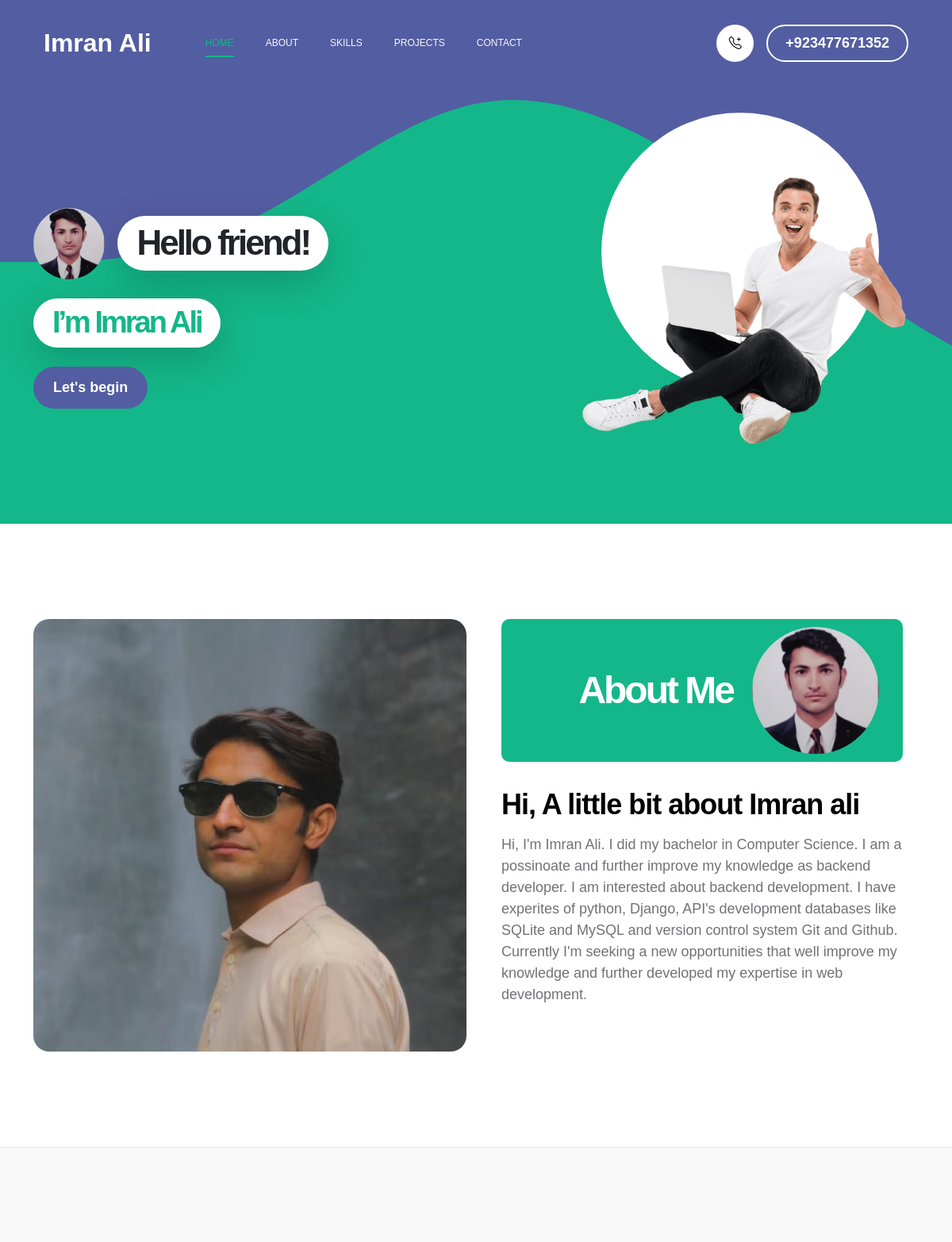
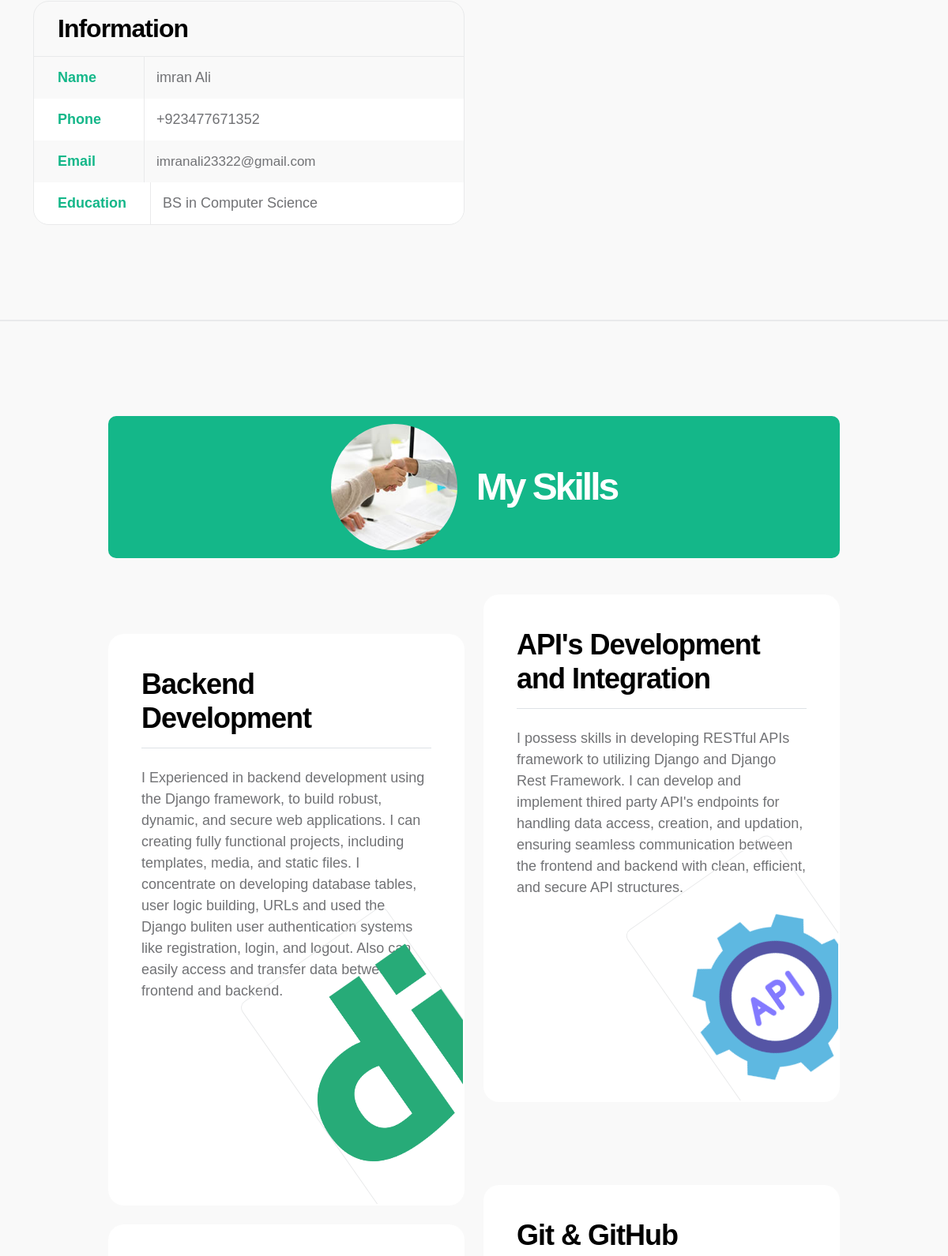
The page / (upper part) on the database its author committed (2 pictures, top to bottom).
### PortfolioApp/models.py (models this page shows, shortened)
class About(models.Model):
    title = models.CharField(max_length=255)
    content = models.TextField()
    image = models.ImageField(upload_to="profile_image/")

### PortfolioApp/views.py (the view)
# urls.py: path('', views.index, name='index'),
def index(request):
    about = models.About.objects.all()
    project = models.Project.objects.all()
    context = {
        'abouts': about,
        'project': project
    }
    return render(request, 'index.html', context)

### templates/index.html (shortened to what this page needs)
{% load static %}
<!doctype html>
<html lang="en">
    <head>
        <link href="static/css/bootstrap.min.css" rel="stylesheet">
        <link href="static/css/bootstrap-icons.css" rel="stylesheet">
        <link href="static/css/magnific-popup.css" rel="stylesheet">
        <link href="static/css/templatemo-first-portfolio-style.css" rel="stylesheet">
    </head>
    <body>
        <nav class="navbar navbar-expand-lg">
            <div class="container">
                <a href="index.html" class="navbar-brand mx-auto mx-lg-0">Imran Ali
                <div class="collapse navbar-collapse" id="navbarNav">
                    <ul class="navbar-nav ms-lg-5">
                        <li class="nav-item">
                            <a class="nav-link click-scroll" href="#section_1">Home</a>
                        </li>
                        <li class="nav-item">
                            <a class="nav-link click-scroll" href="#section_2">About</a>
                        </li>
                        <li class="nav-item">
                            <a class="nav-link click-scroll" href="#section_3">Skills</a>
                        </li>
                        <li class="nav-item">
                            <a class="nav-link click-scroll" href="#section_4">Projects</a>
                        </li>
                        <li class="nav-item">
                            <a class="nav-link click-scroll" href="#section_5">Contact</a>
                        </li>
                    </ul>
                    <div class="d-lg-flex align-items-center d-none ms-auto">
                        <i class="navbar-icon bi-telephone-plus me-3"></i>
                        <a class="custom-btn btn" href="#section_5">
                            +923477671352
                        </a>
                    </div>
                </div>
            </div>
        </nav>
        <main>
            <section class="hero d-flex justify-content-center align-items-center" id="section_1">
                <div class="container">
                    <div class="row">
                        <div class="col-lg-7 col-12">
                            <div class="hero-text">
                                {% for about in abouts %}
                                <div class="hero-title-wrap d-flex align-items-center mb-4">
                                    <img src="{{about.image.url}}" class="avatar-image avatar-image-large img-fluid" alt="">
                                    <h1 class="hero-title ms-3 mb-0">Hello friend!</h1>
                                </div>
                                {%endfor%}
                                <h2 class="mb-4">I’m Imran Ali</h2>
                                <p class="mb-4"><a class="custom-btn btn custom-link" href="#section_2">Let's begin</a></p>
                            </div>
                        </div>
                        <div class="col-lg-5 col-12 position-relative">
                            <img src="media/images/portrait-happy-excited-man-holding-laptop-computer.png" class="hero-image img-fluid" alt="">
                        </div>
                    </div>
                </div>
            </section>
            <section class="about section-padding" id="section_2">
                <div class="container">
                    <div class="row">
                        <div class="col-lg-6 col-12">
                            <img src="media/profile_image/ImranAli.jpeg" class="about-image img-fluid" alt="">
                        </div>
                        <div class="col-lg-6 col-12 mt-5 mt-lg-0">
                            <div class="about-thumb">
                                <div class="section-title-wrap d-flex justify-content-end align-items-center mb-4">
                                    <h2 class="text-white me-4 mb-0">About Me</h2>
                                    {% for abouts in abouts %}
                                    <img src="{{ abouts.image.url }}" class="avatar-image img-fluid" alt="">
                                </div>
                                <h3 class="pt-2 mb-3">{{ abouts.title }}</h3>
                                    <p>
                                        {{ abouts.content }}
                                    </p>
                                    {%endfor%}
                            </div>
                        </div>
                    </div>
                </div>
            </section>
            <section class="featured section-padding">
                <div class="container">
                    <div class="row">
                        <div class="col-lg-6 col-12">
                            <div class="profile-thumb">
                                <div class="profile-title">
                                    <h4 class="mb-0">Information</h4>
                                </div>
                                <div class="profile-body">
                                    <p>
                                        <span class="profile-small-title">Name</span>
                                        <span>imran Ali</span>
                                    </p>
                                    <p>
                                        <span class="profile-small-title">Phone</span>
                                         <span><a href="tel: 305-240-9671">+923477671352 </a></span>
                                    </p>
                                    <p>
                                        <span class="profile-small-title">Email</span>
                                        <span>
                                            <a href="mailto:imranali23322@gmail.com" style="font-size: 17px;">imranali23322@gmail.com</a>
                                        </span>
                                    </p>
                                    <p>
                                        <span class="profile-small-title">Education</span>
                                        <span>BS in Computer Science</span>
                                    </p>
                                </div>
                            </div>
                        </div>
                    </div>
                </div>
            </section>
            <section class="services section-padding" id="section_3">
                <div class="container">
                    <div class="row">
                        <div class="col-lg-10 col-12 mx-auto">
                            <div class="section-title-wrap d-flex justify-content-center align-items-center mb-5">
                                <img src="media/images/handshake-man-woman-after-signing-business-contract-closeup.jpg" class="avatar-image img-fluid" alt="">
                                <h2 class="text-white ms-4 mb-0">My Skills</h2>
                            </div>
                            <div class="row pt-lg-5">
                                <div class="col-lg-6 col-12">
                                    <div class="services-thumb">
                                        <div class="d-flex flex-wrap align-items-center border-bottom mb-4 pb-3">
                                            <h3 class="mb-0">Backend Development</h3>
                                        </div>
                                        <p>I Experienced in backend development using the Django framework, to build robust, dynamic, and secure web applications. I can creating fully functional projects, including templates, media, and static files. I concentrate on developing database tables, user logic building, URLs and used the Django buliten user authentication systems like registration, login, and logout. Also can easily access and transfer data between the frontend and backend.</p>
                                        <div class="services-icon-wrap d-flex justify-content-center align-items-center">
                                            <img src="media/skill_image/Django_icon.png" alt="" class="img-fluid" style="width: auto; height: auto;">
                                        </div>
                                    </div>
                                </div>
                                <div class="col-lg-6 col-12">
                                    <div class="services-thumb services-thumb-up">
                                        <div class="d-flex flex-wrap align-items-center border-bottom mb-4 pb-3">
                                            <h3 class="mb-0">API's Development and Integration</h3>
                                        </div>
                                        <p>I possess skills in developing RESTful APIs framework to utilizing Django and Django Rest Framework. I can develop and implement thired party API's endpoints for handling data access, creation, and updation, ensuring seamless communication between the frontend and backend with clean, efficient, and secure API structures. </p>
                                        <div class="services-icon-wrap d-flex justify-content-center align-items-center">
                                            <img src="media/skill_image/Api_icon.png" alt="" class="img-fluid" style="width: 800; height: auto;">
                                        </div>
                                    </div>
                                </div>
                                <div class="col-lg-6 col-12">
                                    <div class="services-thumb">
                                    </div>
                                </div>
                                <div class="col-lg-6 col-12">
                                    <div class="services-thumb services-thumb-up">
                                        <div class="d-flex flex-wrap align-items-center border-bottom mb-4 pb-3">
                                            <h3 class="mb-0">Git & GitHub</h3>
                                        </div>
                                    </div>
                                </div>
                            </div>
                        </div>
                    </div>
                </div>
            </section>
        </main>
    </body>
</html>

### rows shown on the page
About: image (picture), title "Hi, A little bit about Imran ali", content "Hi, I'm Imran Ali. I did my bachelor in Computer Science. I am a possinoate and further improve my knowledge as backend developer. I am interested about backend development. I have experites of python, Django, API's development databases like SQLite and MySQL and version control system Git and Github. Currently I'm seeking a new opportunities that well improve my knowledge and further developed my expertise in web development."
